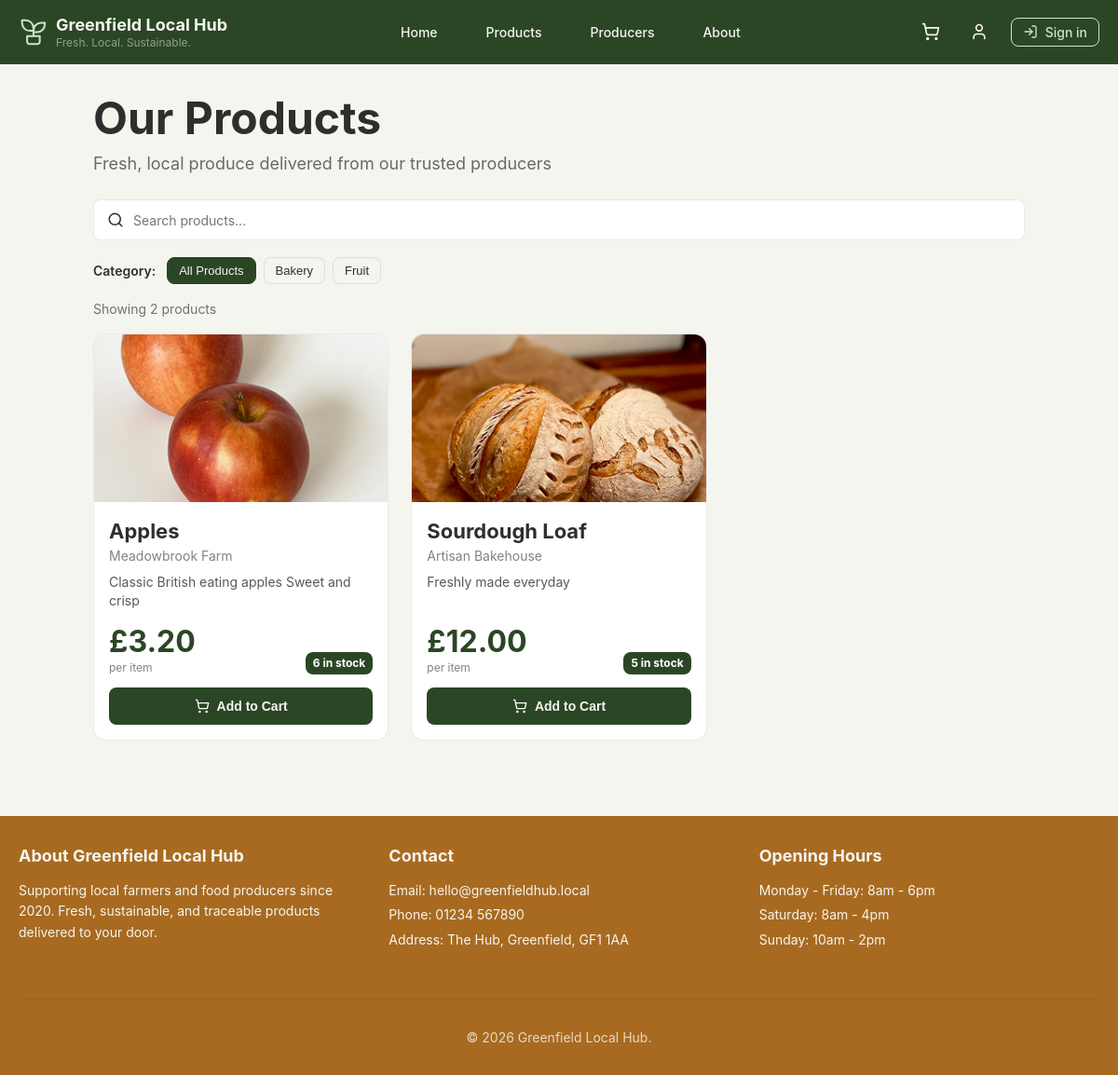
/products, run on an earlier commit of the app's database.
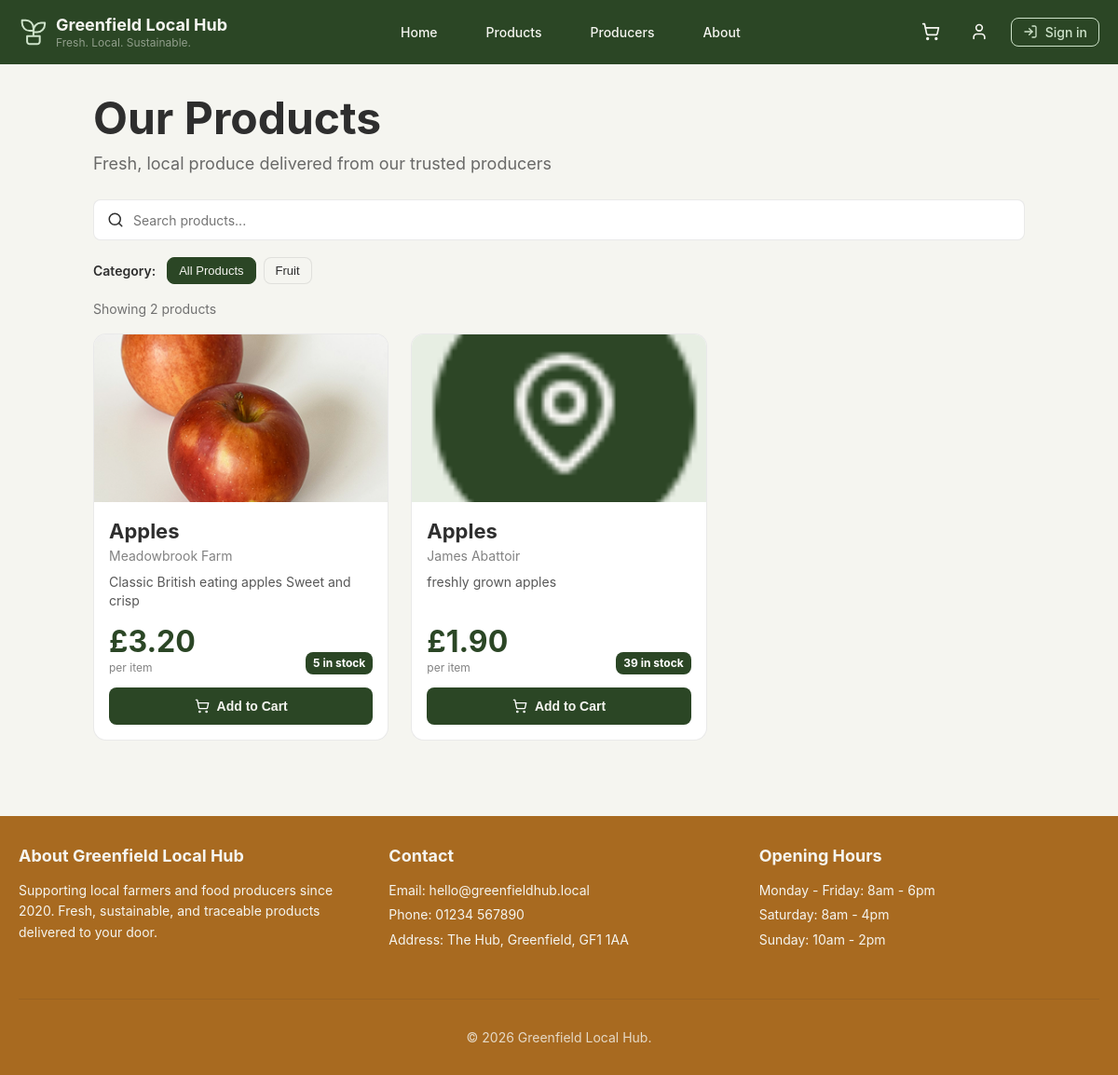
And on a later commit of the database.
### tables this page shows
CREATE TABLE product (
product_id INTEGER PRIMARY KEY AUTOINCREMENT,
producer_id INTEGER NOT NULL,
name TEXT NOT NULL,
description TEXT NOT NULL,
price NUMERIC NOT NULL,
category TEXT NOT NULL,
image_url TEXT NOT NULL,
is_available INTEGER NOT NULL,
stock INTEGER NOT NULL,
FOREIGN KEY (producer_id) REFERENCES producer(producer_id) ON DELETE CASCADE
);

CREATE TABLE producer (
producer_id INTEGER PRIMARY KEY AUTOINCREMENT,
business_registration_number TEXT NOT NULL UNIQUE,
business_name TEXT NOT NULL,
business_email TEXT NOT NULL UNIQUE,
business_phone_number TEXT NOT NULL,
password_hash TEXT NOT NULL,
business_address TEXT NOT NULL,
description TEXT,
image_url TEXT,
production_method TEXT,
sustainability_info TEXT
);

### app.py (the view)
@app.route("/products")
def products():
    db = get_db()
    products = db.execute("""
        SELECT
            p.product_id,
            p.name,
            p.description,
            p.price,
            p.category,
            p.image_url,
            p.stock,
            pr.business_name
        FROM product p
        JOIN producer pr ON p.producer_id = pr.producer_id
        WHERE p.is_available = 1
        ORDER BY p.name COLLATE NOCASE
    """).fetchall()
    categories = db.execute(
        """
        SELECT DISTINCT category
        FROM product
        WHERE is_available = 1
        ORDER BY category COLLATE NOCASE
        """
    ).fetchall()
    db.close()
    return render_template(
        "products.html",
        products=products,
        categories=[category["category"] for category in categories],
    )

### app.py (called while the page is built)
def get_db():
    db = sqlite3.connect("glh.db")
    db.row_factory = sqlite3.Row
    db.execute("PRAGMA foreign_keys = ON")
    return db

@app.context_processor
def inject_cart_count():
    if current_user.is_authenticated and current_user.user_type == "customer":
        db = get_db()
        count = get_cart_count(db, current_user.id)
        db.close()
        return {"cart_count": count}
    return {"cart_count": 0}

### templates/products.html (shortened to what this page needs)
{% extends "base.html" %}  {% block content %}
<section class="products-page">
  <div class="container">
    <div class="products-page-header">
      <h1>Our Products</h1>
      <p>Fresh, local produce delivered from our trusted producers</p>
    </div>
    <div class="products-producers-control">
      <div class="search-bar">
        <div class="search-bar_field">
          <span class="search-bar_icon" aria-hidden="true">
          </span>
          <input
            type="text"
            id="productSearch"
            class="search-bar_input form-control"
            placeholder="Search products..."
            aria-label="Search products"
          />
        </div>
      </div>
      <div class="products-filters">
        <span class="products-filters_label">Category:</span>
        <div class="products-filters_list">
          <button
            type="button"
            class="btn-primary btn products-filter-btn is-active"
            data-category="all"
          >
            All Products
          </button>
          {% for category in categories %}
          <button
            type="button"
            class="products-filter-btn btn btn-secondary"
            data-category="{{ category }}"
          >
            {{ category }}
          </button>
          {% endfor %}
        </div>
      </div>
    </div>
    <p class="products-results" id="productsResults">
    </p>
    <div class="products-grid" id="productsGrid">
      {% for product in products %}
      <article
        class="products-card"
        data-name="{{ product['name']|lower }}"
        data-description="{{ product['description']|lower }}"
        data-category="{{ product['category']|lower }}"
        data-producer="{{ product['business_name']|lower }}"
      >
        <a
          href="{{ url_for('product_detail', product_id=product['product_id']) }}"
          class="products-card_link"
        >
          <div class="products-card_image">
            <img
              src="{{ product['image_url'] }}"
              alt="{{ product['name'] }} from {{ product['business_name'] }}"
            />
          </div>
          <div class="products-card_content">
            <h2>{{ product['name'] }}</h2>
            <p class="products-card_producer">
              {{ product['business_name'] }}
            </p>
            <p class="products-card_description">
              {{ product['description'] }}
            </p>
            <div class="products-card_meta">
              <div>
                <strong class="products-card_price"
                  >£{{ '%.2f'|format(product['price']) }}</strong
                >
                <span class="products-card_unit">per item</span>
              </div>
              <span class="products-card_stock"
                >{{ product['stock'] }} in stock</span
              >
            </div>
          </div>
        </a>
        <form
          method="POST"
          action="{{ url_for('add_to_cart', product_id=product['product_id']) }}"
          class="products-card_form"
        >
          <button type="submit" class="products-card_button btn btn-primary">
            <span class="products-card_button-icon" aria-hidden="true">
            </span>
            <span>Add to Cart</span>
          </button>
        </form>
      </article>
      {% endfor %}
    </div>
  </div>
</section>
{% endblock %}

What changed in the data, as far as the page shows it:
no longer on this page (row edited): product: image_url (picture), name "Sourdough Loaf", business_name "Artisan Bakehouse", description "Freshly made everyday", price "12.00", stock "5"
changed product "Classic British eating apples Sweet and crisp": stock "6" → "5"
added product: image_url (picture), name "Apples", business_name "James Abattoir", description "freshly grown apples", price "1.90", stock "39"
Also different on the page:
list line gone: "Bakery"
